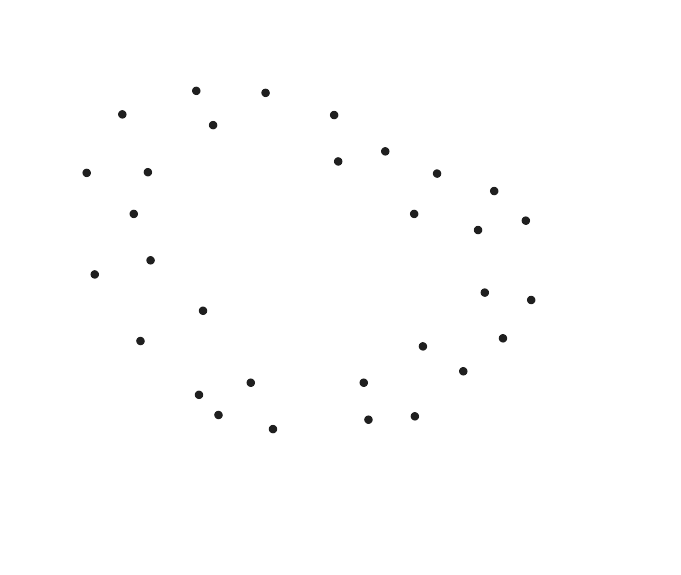
#> input picture images/beads/img_test3/before.png, 681 x 575 px
$ jupyter execute --allow-errors bead_processing.ipynb
#> lines starting #> are read from the running program, lines starting #| are printed output that depends on the picture; after the words box and inside, x2 and y2 are one past the last pixel; in counts of white or black regions, pixels touching at a corner belong together
### cellmech/imgproc/bead_detection.py
from typing import Annotated, Literal

import cv2
import numpy as np
import numpy.typing as npt
from scipy import interpolate
from scipy.ndimage import center_of_mass, label


# [49 lines left out: functions generate_mock_beads_center, get_fidelity, generate_mock_bead_image, not called in this run]

def denoise_image(image: np.ndarray, strength: int = 10) -> np.ndarray:
    """
    Denoises an image using OpenCV's Fast Non-Local Means Denoising.

    Args:
        image: np.ndarray (Grayscale or BGR).
        strength: Parameter 'h' regulating filter strength.
                  Higher values remove more noise but blur details.
    """
    if image is None:
        raise ValueError("Input image is empty or None.")

    # Determine if the image is color or grayscale
    is_color = len(image.shape) == 3 and image.shape[2] == 3

    if is_color:
        # For colored images:
        # h: filter strength, hColor: same for color components,
        # templateWindowSize: 7, searchWindowSize: 21
        denoised = cv2.fastNlMeansDenoisingColored(image, None, strength, strength, 7, 21)
    else:
        # For grayscale images
        denoised = cv2.fastNlMeansDenoising(image, None, strength, 7, 21)

    return denoised

# [35 lines left out: function kmeans_numpy, not called in this run]


def convert_to_grayscale(image: np.ndarray) -> np.ndarray:
    if len(image.shape) == 3:
        gray = cv2.cvtColor(image, cv2.COLOR_BGR2GRAY)
    else:
        gray = image.copy()

    # Invert image: dark regions become high values (more likely to attract beads)
    dark = gray < np.mean(gray)
    ligt = gray >= np.mean(gray)
    if  np.sum(dark) < np.sum(ligt):
        gray = 255 - gray

    gray[gray < np.mean(gray)] = 0
    return gray


def find_bead_coordinates(grayscale_image: np.ndarray):
    """
    Identifies bead clusters from a grayscale image using a 3x3 window
    vectorized filter and returns their original coordinates.
    """
    M, N = grayscale_image.shape

    # 1. Normalize the image
    img_max = np.max(grayscale_image)
    if img_max == 0:
        return np.array([])
    norm_img = grayscale_image / img_max

    # 2. Determine m and n (number of 3x3 blocks)
    m, n = M // 3, N // 3

    # 3. Vectorized operation:
    # Extract the M x N area that fits the 3x3 windows perfectly
    trimmed_img = norm_img[:3*m, :3*n]

    # Reshape into (m, 3, n, 3) and sum over the 3x3 windows (axes 1 and 3)
    # This simulates applying the [[1,1,1],[1,1,1],[1,1,1]] filter
    windows_sum = trimmed_img.reshape(m, 3, n, 3).sum(axis=(1, 3))

    # 4. Create the binary m x n array based on threshold
    threshold = 5
    binary_grid = (windows_sum > threshold).astype(int)

    # 5. Clustering: Identify distinct groups of ones
    # structure=np.ones((3,3)) allows for diagonal connectivity
    labeled_array, num_clusters = label(binary_grid)

    if num_clusters == 0:
        return np.empty((0, 2), dtype=int)

    # 6. Pinpoint positions (Centroids)
    # Get center of mass of clusters in the (m, n) space
    cluster_indices = np.arange(1, num_clusters + 1)
    centroids = center_of_mass(binary_grid, labeled_array, cluster_indices)
    centroids = np.array(centroids)

    # 7. Map back to original M x N coordinates
    # Since each point in binary_grid represents a 3x3 block,
    # we multiply by 3 to scale back and add 1.5 to hit the center of the block.
    original_coords = centroids * 3 + 1.5

    # Ensure coordinates are within [0, M) and [0, N)
    original_coords[:, 0] = np.clip(original_coords[:, 0], 0, M - 1)
    original_coords[:, 1] = np.clip(original_coords[:, 1], 0, N - 1)

    original_coords[:, 0] = original_coords[:,0]/M
    original_coords[:, 1] = original_coords[:,1]/N
    return original_coords


# function to convert raw bead image to well defined circular beads visible beads (grey sacle image with only binary pixel value)
def cluster_beads(image: np.ndarray, bead_radius: int = 5) -> np.ndarray:
    """
    Converts an image to a binary 2D array of uniform 'beads' using
    pure NumPy K-Means clustering.

    """
    gray = convert_to_grayscale(image)

    h, w = gray.shape
    centroids = find_bead_coordinates(gray)
    binary_output = np.zeros((h, w), dtype=np.uint8)

    for center in centroids:
        cy, cx = int(center[0]), int(center[1])
        # Draw a circle for each bead (ensures nearly identical area for all clusters)
        cv2.circle(binary_output, (cx, cy), bead_radius, 1, -1)

    return gray, binary_output, centroids

def bead_image_correlation(image1 : np.ndarray, image2 : np.ndarray, bead_radius : float = 2, grid_res : int = 10):
    img1 = denoise_image(image1)
    img2 = denoise_image(image2)
    _, _, centroids1 = cluster_beads(img1, bead_radius)
    _, _, centroids2 = cluster_beads(img2, bead_radius)
    return clustered_bead_image_correlation(centroids1, centroids2, grid_res)


# [4 lines left out: function augment_zeros_to_array, not called in this run]

def sort_beads(arr):
    # # 1. Pure geometric centroid extraction
    # _, _, _, centroids = cv2.connectedComponentsWithStats(arr.astype(np.uint8), connectivity=8)
    # pts = centroids[1:] # Exclude background
    # # 2. Force deterministic ordering by coordinates (Y then X)
    return arr[np.lexsort((arr[:, 0], arr[:, 1]))]


# Define a type alias for an (N, 2) array of floats
# The first dimension 'Any' represents N, and the second is explicitly 2
Vector2DArray = Annotated[npt.NDArray[np.float64], Literal["N", 2]]

def interpolate_vector_field(positions : Vector2DArray, values  : Vector2DArray, N : int = 100):
    xx, yy = np.meshgrid(np.linspace(0, 1, N), np.linspace(0, 1, N))
    u_interp = interpolate.griddata(positions, values[:, 1], (xx, yy), method='cubic')
    v_interp = interpolate.griddata(positions, values[:, 0], (xx, yy), method='cubic')
    return np.nan_to_num(np.stack([u_interp, v_interp], axis = -1), copy=False)

from scipy.spatial import KDTree

import numpy as np
from scipy.spatial import KDTree

def efficient_stable_map(points1, points2):
    n1, n2 = len(points1), len(points2)
    tree2 = KDTree(points2)
    tree1 = KDTree(points1)

    # State tracking
    p1_to_p2 = {}  # Final mapping: {index_p1: index_p2}
    p2_to_p1 = {}  # Reverse mapping: {index_p2: index_p1}

    # Track how many neighbors we've checked for each point in points1
    # We start by checking the 1st nearest neighbor (k=1)
    p1_search_k = np.ones(n1, dtype=int)
    unmatched_p1 = list(range(n1))

    while unmatched_p1:
        idx1 = unmatched_p1.pop(0)

        current_k = p1_search_k[idx1]
        if current_k > n2:
            continue # No more points left in points2 to check

        # Query the k-th nearest neighbor
        # We query 'k' neighbors and take the last one to get the k-th best
        distances, indices = tree2.query(points1[idx1], k=current_k)

        # If k > 1, query returns an array; if k == 1, it returns a scalar
        idx2 = indices[-1] if current_k > 1 else indices

        # Step 2: Check if idx1 is the 'best' (closest) for idx2
        # This is the "Stable Marriage" condition you requested
        _, best_p1_for_p2 = tree1.query(points2[idx2], k=1)

        if best_p1_for_p2 == idx1:
            # It's a mutual match (or idx1 is the preferred suitor)
            if idx2 in p2_to_p1:
                # If idx2 was already matched to someone else,
                # that person is now unmatched and must look for their next neighbor
                old_p1 = p2_to_p1[idx2]
                unmatched_p1.append(old_p1)
                p1_search_k[old_p1] += 1

            p1_to_p2[idx1] = idx2
            p2_to_p1[idx2] = idx1
        else:
            # idx2 prefers someone else.
            # idx1 must move to its next closest neighbor in the next iteration
            p1_search_k[idx1] += 1
            unmatched_p1.append(idx1)

    return p1_to_p2


def maxmatch_difference(previous, after):
    mapping = efficient_stable_map(previous, after)
    p1_indices = list(mapping.keys())
    p2_indices = [mapping[idx] for idx in p1_indices]

    # Use NumPy indexing to get the coordinate subsets
    coords1 = previous[p1_indices]
    coords2 = after[p2_indices]

    # Vectorized subtraction: Displacement = Destination - Source
    displacements = coords2 - coords1

    return displacements, coords1

def clustered_bead_image_correlation(centroid_before: np.ndarray, centroid_after: np.ndarray, grid_res) -> np.ndarray:
    points_before = sort_beads(centroid_before)
    points_after = sort_beads(centroid_after)
    # points_before, points_after = augment_zeros_to_array(points_before, points_after)
    raw_displacements, positions = maxmatch_difference(points_before, points_after)
    # 5. Linear Interpolation (Delaunay-based)
    interp_vecfield = interpolate_vector_field(positions, raw_displacements, grid_res)
    return interp_vecfield

### examples/bead_processing.ipynb
[cell 1]
import matplotlib.pyplot as plt
import numpy as np
from PIL import Image

from cellmech import plot_vector_field
from cellmech.imgproc.bead_detection import (
    bead_image_correlation,
    cluster_beads,
    denoise_image,
)


def plot_side_by_side(img1: np.ndarray, img2: np.ndarray, title1="Image 1", title2="Image 2"):
    """
    Plots two ndarrays side by side using Matplotlib.
    """
    # Create a figure with 1 row and 2 columns
    fig, axes = plt.subplots(1, 2, figsize=(12, 6))

    # Plot first image
    # cmap='gray' is essential if your 0/1 array is 2D
    axes[0].imshow(img1, cmap='gray')
    axes[0].set_title(title1)
    axes[0].axis('off') # Hide x and y ticks for a cleaner look

    # Plot second image
    axes[1].imshow(img2, cmap='gray')
    axes[1].set_title(title2)
    axes[1].axis('off')

    plt.tight_layout() # Adjusts spacing so titles don't overlap
    plt.show()

# Example usage with your bead arrays:
# plot_side_by_side(ref_binary, def_binary, "Reference Beads", "Deformed Beads")

# img1 = np.array(Image.open('../images/beads/img2/before.png').convert('L'))
# img2 = np.array(Image.open('../images/beads/img2/after.png').convert('L'))

image_path = "img_test3"
img1 = np.array(Image.open(f'../images/beads/{image_path}/before.png').convert('L'))
img2 = np.array(Image.open(f'../images/beads/{image_path}/after.png').convert('L'))
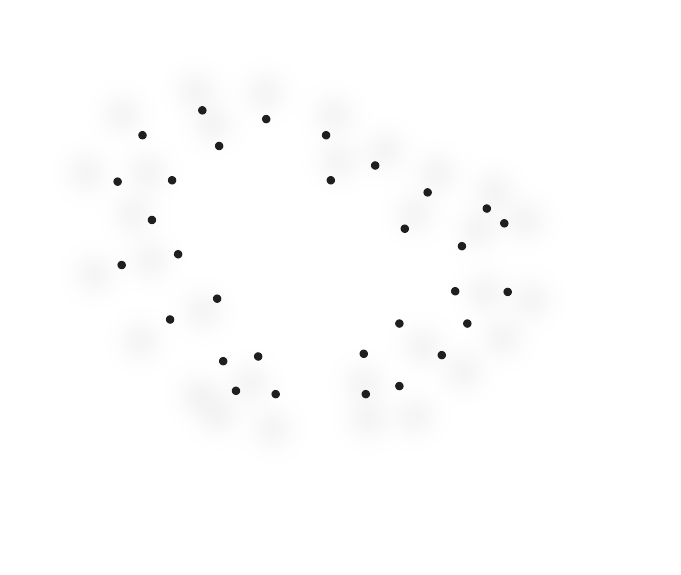
#> input picture images/beads/img_test3/after.png, 681 x 575 px

plot_side_by_side(img1, img2)
#> in plot_side_by_side, `plt.show()`:
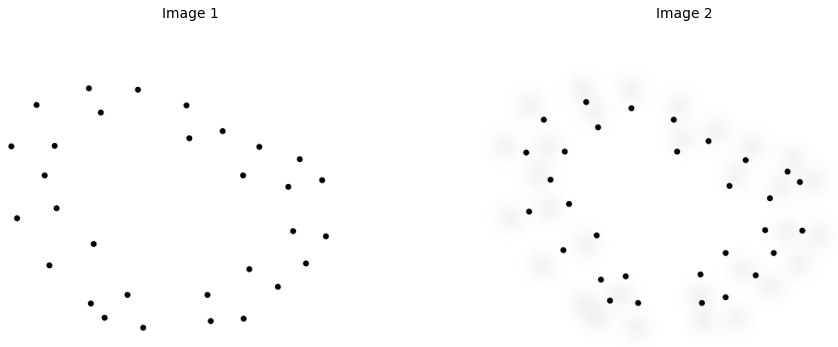
#> figure drawn by matplotlib, 2 panels

[cell 2]
displfield = bead_image_correlation(img1, img2,grid_res = 20)
#> in convert_to_grayscale, `dark = gray < np.mean(gray)`:
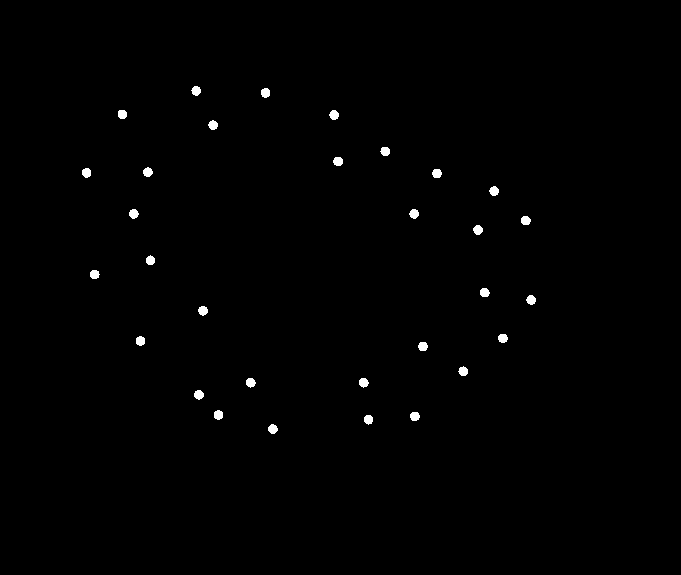
#> dark: shape (575, 681) bool; 0.58% white; 31 white regions, largest, box (x1, y1, x2, y2) and area: (329, 110, 339, 120) 75, (333, 157, 343, 166) 75, (473, 225, 483, 235) 75
#> in find_bead_coordinates, `img_max = np.max(grayscale_image)`: img_max = 224
#> in find_bead_coordinates, `binary_grid = (windows_sum > threshold).astype(int)`:
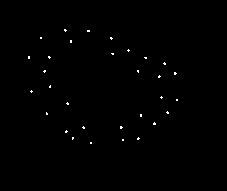
#> binary_grid: shape (191, 227) int64; values 0 (black) and 1 (white), 0.4% white in thin lines or dots, all inside (x1, y1, x2, y2) = (28, 29, 178, 144)
#> in find_bead_coordinates, `labeled_array, num_clusters = label(binary_grid)`: labeled_array: shape (191, 227) int32; 32 distinct labels, from 0 to 31
#> in find_bead_coordinates, `labeled_array, num_clusters = label(binary_grid)`: num_clusters = 31
#> in find_bead_coordinates, `centroids = center_of_mass(binary_grid, labeled_array, cluster_indices)`: centroids = 31 pairs, first value 29.83 to 142.5, second value 28.5 to 176.5
#> in find_bead_coordinates, `original_coords = centroids * 3 + 1.5`: original_coords = 31 pairs, first value 91 to 429, second value 87 to 531
#> in cluster_beads, `centroids = find_bead_coordinates(gray)`: centroids = 31 pairs, first value 0.158 to 0.746, second value 0.128 to 0.78
#> the loop in cluster_beads, `for center in centroids:` made 31 passes
#> center on passes 1 to 12: [0.158, 0.288], [0.162, 0.39], [0.198, 0.181], [0.2, 0.49], [0.217, 0.313], [0.263, 0.566], [0.281, 0.496], [0.3, 0.128], [0.299, 0.217], [0.302, 0.642], [0.332, 0.725], [0.372, 0.197]
#> after the loop in cluster_beads, `for center in centroids:`:
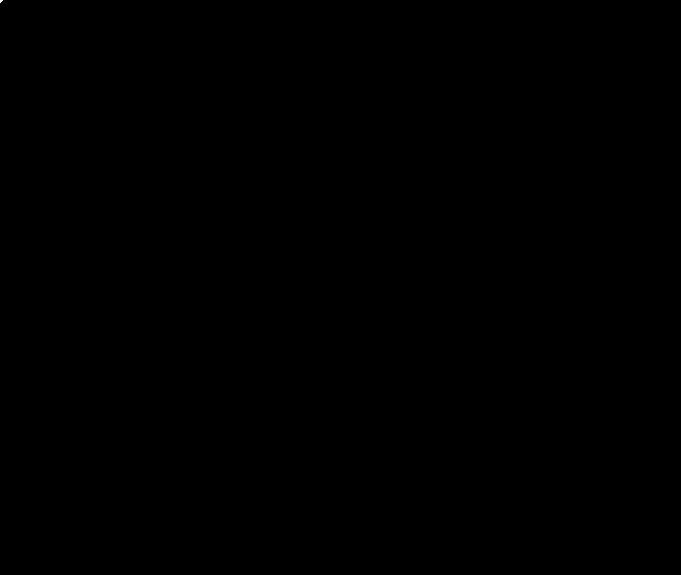
#> binary_output: shape (575, 681); values 0 (black) and 1 (white), 0% white; 1 white region (1 under 20 px)
#> in bead_image_correlation, `_, _, centroids1 = cluster_beads(img1, bead_radius)`: centroids1 has the same summary as centroids in cluster_beads
#> in convert_to_grayscale (call 2), `dark = gray < np.mean(gray)`:
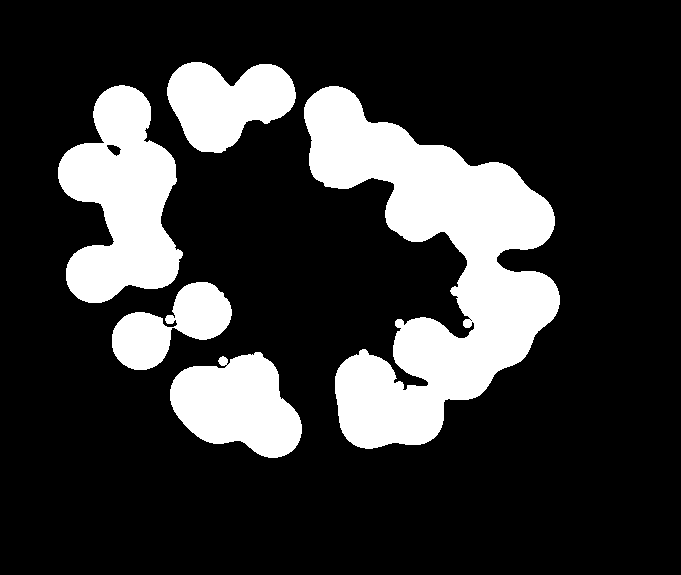
#> dark: shape (575, 681) bool; 20.8% white; 5 white regions, box (x1, y1, x2, y2) and area: (304, 86, 560, 449) 41869, (58, 85, 183, 303) 16687, (170, 352, 302, 458) 9480, (167, 62, 296, 153) 7801, (112, 282, 232, 370) 5455
#> in convert_to_grayscale (call 2), `gray[gray < np.mean(gray)] = 0`:
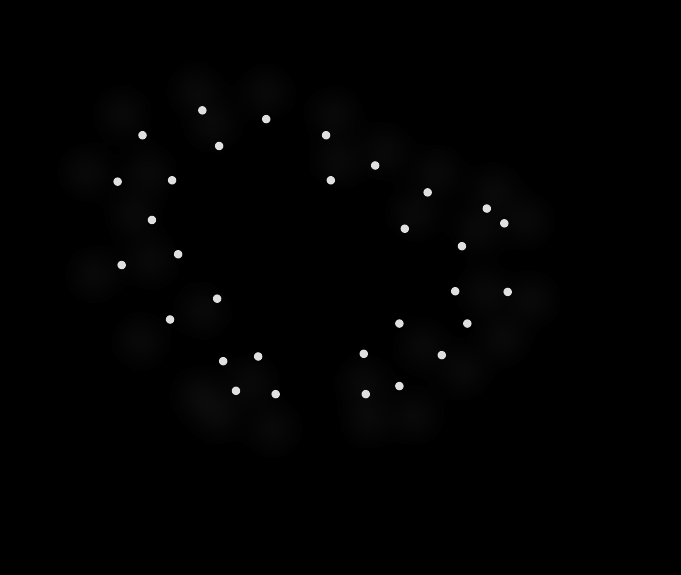
#> gray: shape (575, 681); min 0, max 224, mean 1.9
#> in find_bead_coordinates (call 2), `binary_grid = (windows_sum > threshold).astype(int)`:
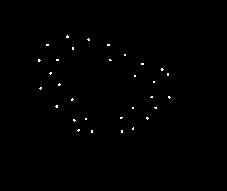
#> binary_grid: shape (191, 227) int64; values 0 (black) and 1 (white), 0.4% white in thin lines or dots, all inside (x1, y1, x2, y2) = (38, 35, 171, 133)
#> in find_bead_coordinates (call 2), `labeled_array, num_clusters = label(binary_grid)`: labeled_array: shape (191, 227) int32; 32 distinct labels, from 0 to 31
#> in find_bead_coordinates (call 2), `centroids = center_of_mass(binary_grid, labeled_array, cluster_indices)`: centroids = 31 pairs, first value 36.29 to 131, second value 38.71 to 168.8
#> in find_bead_coordinates (call 2), `original_coords = centroids * 3 + 1.5`: original_coords = 31 pairs, first value 110.4 to 394.5, second value 117.6 to 508
#> the loop in cluster_beads (call 2), `for center in centroids:` made 31 passes
#> center on passes 1 to 12: [0.192, 0.297], [0.207, 0.391], [0.235, 0.209], [0.235, 0.478], [0.253, 0.322], [0.287, 0.551], [0.316, 0.173], [0.313, 0.253], [0.314, 0.486], [0.334, 0.628], [0.363, 0.715], [0.383, 0.223]
#> in bead_image_correlation, `_, _, centroids2 = cluster_beads(img2, bead_radius)`: centroids2 = 31 pairs, first value 0.192 to 0.686, second value 0.173 to 0.746
#> in clustered_bead_image_correlation, `points_before = sort_beads(centroid_before)`: points_before = 31 pairs, first value 0.158 to 0.746, second value 0.128 to 0.78
#> in clustered_bead_image_correlation, `points_after = sort_beads(centroid_after)`: points_after has the same summary as centroids2 in bead_image_correlation
#> in efficient_stable_map, `n1, n2 = len(points1), len(points2)`: n1 = 31
#> the loop in efficient_stable_map, `while unmatched_p1:` made 372 passes
#> (distances, indices, idx2, best_p1_for_p2) on passes 1 to 3: (0.0476, 0, 0, 5), (0.0436, 1, 1, 6), (0.0464, 2, 2, 2)
#> after the loop in efficient_stable_map, `while unmatched_p1:`: p1_search_k = 31 values, max 32 at index 0, min 1 at index 2, mean 12; p1_to_p2 = 20 items; unmatched_p1 = []
#> in maxmatch_difference, `mapping = efficient_stable_map(previous, after)`: mapping = 20 items
#> in maxmatch_difference, `p1_indices = list(mapping.keys())`: p1_indices = [2, 3, 5, 6, 9, 10, 12, 13, 15, 16, 17, 19, 20, 22, 23, 25, 26, 27, 28, 29]
#> in maxmatch_difference, `p2_indices = [mapping[idx] for idx in p1_indices]`: p2_indices = [2, 3, 5, 6, 8, 7, 11, 13, 15, 16, 18, 19, 22, 24, 23, 26, 30, 28, 27, 29]
#> in maxmatch_difference, `coords1 = previous[p1_indices]`: coords1 = 20 rows, first 8: [0.198, 0.181], [0.372, 0.197], [0.299, 0.217], [0.452, 0.221], [0.541, 0.298], [0.217, 0.313], [0.666, 0.369], [0.162, 0.39]
#> in maxmatch_difference, `coords2 = after[p2_indices]`: coords2 = 20 rows, first 8: [0.235, 0.209], [0.383, 0.223], [0.313, 0.253], [0.442, 0.261], [0.52, 0.319], [0.192, 0.297], [0.68, 0.347], [0.207, 0.391]
#> in maxmatch_difference, `displacements = coords2 - coords1`: displacements = 20 rows, first 8: [0.0365, 0.0286], [0.0104, 0.0264], [0.0139, 0.036], [-0.0106, 0.0407], [-0.0209, 0.0206], [-0.0246, -0.0154], [0.0139, -0.022], [0.0452, 0.000734]
#> in clustered_bead_image_correlation, `raw_displacements, positions = maxmatch_difference(points_before, poin..`: raw_displacements has the same summary as displacements in maxmatch_difference; positions has the same summary as coords1 in maxmatch_difference
#> in interpolate_vector_field, `u_interp = interpolate.griddata(positions, values[:, 1], (xx, yy), met..`:
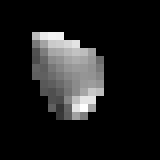
#> u_interp: shape (20, 20) float64 (shown 8 times larger); 80.5% of the values are NaN or infinite; the others: min -0.0416, max 0.0403, mean 0.0046; drawn with min black, max white, NaN and infinite black
#> in interpolate_vector_field, `v_interp = interpolate.griddata(positions, values[:, 0], (xx, yy), met..`:
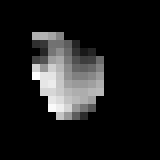
#> v_interp: shape (20, 20) float64 (shown 8 times larger); 80.5% of the values are NaN or infinite; the others: min -0.0226, max 0.0352, mean 0.00998; drawn with min black, max white, NaN and infinite black
#> (the rest of this cell did not finish here and is left out)
